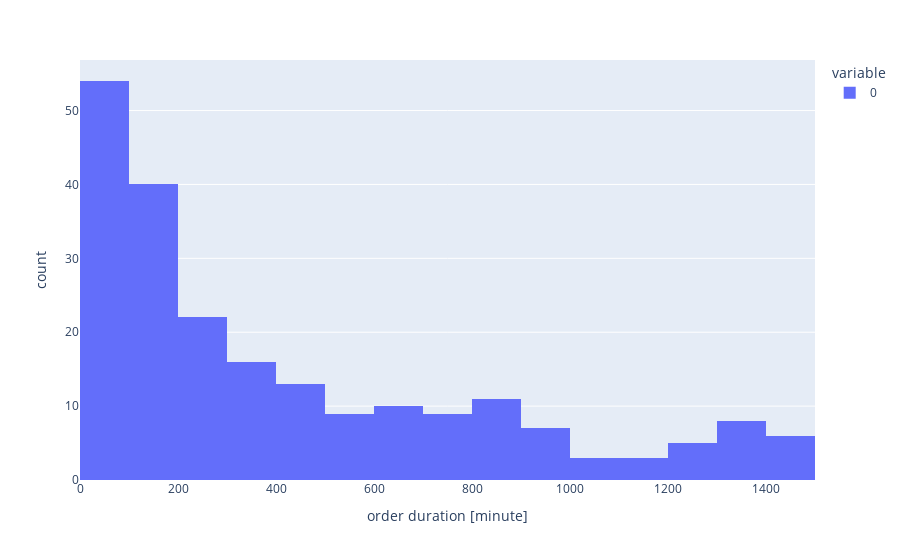

Notebook code for this chart:
### Markdown cell above
### 決済までの時間

### Code cell
timedeltas = pd.Series([order.exit_timestamp - order.entry_timestamp for order in order_manager.order_history])
fig = px.histogram(timedeltas.dt.seconds // 60)
fig.update_layout(xaxis_title="order duration [minute]")

### Figure 1 — Plotly figure (JSON) as saved in the notebook; plotly's stock layout.template omitted (floating-point values rounded to 4 significant figures; data arrays with more than 128 entries replaced by an {"elided": "..."} marker saying what was removed)
{"data": [{"alignmentgroup": "True", "bingroup": "x", "hovertemplate": "variable=0<br>value=%{x}<br>count=%{y}<extra></extra>", "legendgroup": "0", "marker": {"color": "#636efa", "pattern": {"shape": ""}}, "name": "0", "offsetgroup": "0", "orientation": "v", "showlegend": true, "type": "histogram", "x": {"elided": "216 int values"}, "xaxis": "x", "yaxis": "y"}], "layout": {"autosize": true, "barmode": "relative", "legend": {"title": {"text": "variable"}, "tracegroupgap": 0}, "margin": {"t": 60}, "xaxis": {"anchor": "y", "autorange": true, "domain": [0, 1], "range": [-0.5, 1500.0], "title": {"text": "order duration [minute]"}, "type": "linear"}, "yaxis": {"anchor": "x", "autorange": true, "domain": [0, 1], "range": [0, 56.84], "title": {"text": "count"}}}}
